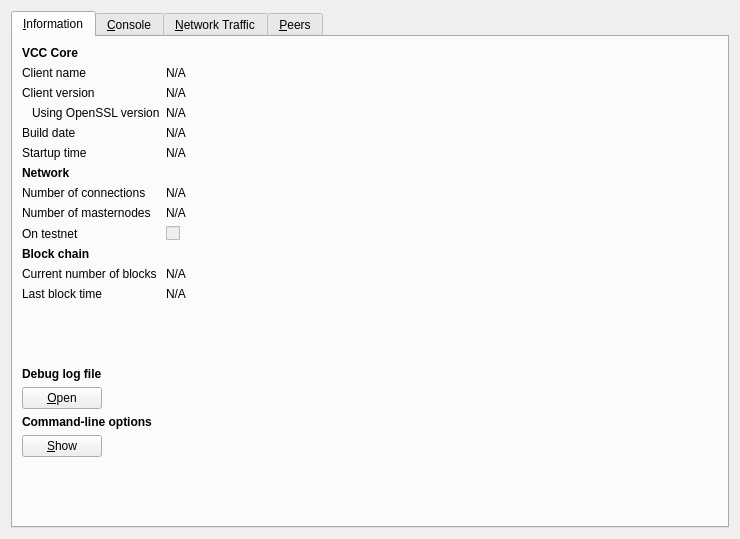
<?xml version="1.0" encoding="UTF-8"?>
<ui version="4.0">
 <class>RPCConsole</class>
 <widget class="QWidget" name="RPCConsole">
  <property name="geometry">
   <rect>
    <x>0</x>
    <y>0</y>
    <width>740</width>
    <height>539</height>
   </rect>
  </property>
  <property name="windowTitle">
   <string>VCC - Debug window</string>
  </property>
  <layout class="QVBoxLayout" name="verticalLayout_2">
   <item>
    <widget class="QTabWidget" name="tabWidget">
     <property name="currentIndex">
      <number>0</number>
     </property>
     <widget class="QWidget" name="tab_info">
      <attribute name="title">
       <string>&amp;Information</string>
      </attribute>
      <layout class="QFormLayout" name="formLayout">
       <item row="0" column="0">
        <widget class="QLabel" name="label_9">
         <property name="font">
          <font>
           <weight>75</weight>
           <bold>true</bold>
          </font>
         </property>
         <property name="text">
          <string>VCC Core</string>
         </property>
        </widget>
       </item>
       <item row="1" column="0">
        <widget class="QLabel" name="label_5">
         <property name="text">
          <string>Client name</string>
         </property>
        </widget>
       </item>
       <item row="1" column="1">
        <widget class="QLabel" name="clientName">
         <property name="cursor">
          <cursorShape>IBeamCursor</cursorShape>
         </property>
         <property name="text">
          <string>N/A</string>
         </property>
         <property name="textFormat">
          <enum>Qt::PlainText</enum>
         </property>
         <property name="textInteractionFlags">
          <set>Qt::LinksAccessibleByMouse|Qt::TextSelectableByKeyboard|Qt::TextSelectableByMouse</set>
         </property>
        </widget>
       </item>
       <item row="2" column="0">
        <widget class="QLabel" name="label_6">
         <property name="text">
          <string>Client version</string>
         </property>
        </widget>
       </item>
       <item row="2" column="1">
        <widget class="QLabel" name="clientVersion">
         <property name="cursor">
          <cursorShape>IBeamCursor</cursorShape>
         </property>
         <property name="text">
          <string>N/A</string>
         </property>
         <property name="textFormat">
          <enum>Qt::PlainText</enum>
         </property>
         <property name="textInteractionFlags">
          <set>Qt::LinksAccessibleByMouse|Qt::TextSelectableByKeyboard|Qt::TextSelectableByMouse</set>
         </property>
        </widget>
       </item>
       <item row="3" column="0">
        <widget class="QLabel" name="label_14">
         <property name="text">
          <string>Using OpenSSL version</string>
         </property>
         <property name="indent">
          <number>10</number>
         </property>
        </widget>
       </item>
       <item row="3" column="1">
        <widget class="QLabel" name="openSSLVersion">
         <property name="cursor">
          <cursorShape>IBeamCursor</cursorShape>
         </property>
         <property name="text">
          <string>N/A</string>
         </property>
         <property name="textFormat">
          <enum>Qt::PlainText</enum>
         </property>
         <property name="textInteractionFlags">
          <set>Qt::LinksAccessibleByMouse|Qt::TextSelectableByKeyboard|Qt::TextSelectableByMouse</set>
         </property>
        </widget>
       </item>
       <item row="4" column="0">
        <widget class="QLabel" name="label_12">
         <property name="text">
          <string>Build date</string>
         </property>
        </widget>
       </item>
       <item row="4" column="1">
        <widget class="QLabel" name="buildDate">
         <property name="cursor">
          <cursorShape>IBeamCursor</cursorShape>
         </property>
         <property name="text">
          <string>N/A</string>
         </property>
         <property name="textFormat">
          <enum>Qt::PlainText</enum>
         </property>
         <property name="textInteractionFlags">
          <set>Qt::LinksAccessibleByMouse|Qt::TextSelectableByKeyboard|Qt::TextSelectableByMouse</set>
         </property>
        </widget>
       </item>
       <item row="5" column="0">
        <widget class="QLabel" name="label_13">
         <property name="text">
          <string>Startup time</string>
         </property>
        </widget>
       </item>
       <item row="5" column="1">
        <widget class="QLabel" name="startupTime">
         <property name="cursor">
          <cursorShape>IBeamCursor</cursorShape>
         </property>
         <property name="text">
          <string>N/A</string>
         </property>
         <property name="textFormat">
          <enum>Qt::PlainText</enum>
         </property>
         <property name="textInteractionFlags">
          <set>Qt::LinksAccessibleByMouse|Qt::TextSelectableByKeyboard|Qt::TextSelectableByMouse</set>
         </property>
        </widget>
       </item>
       <item row="6" column="0">
        <widget class="QLabel" name="label_11">
         <property name="font">
          <font>
           <weight>75</weight>
           <bold>true</bold>
          </font>
         </property>
         <property name="text">
          <string>Network</string>
         </property>
        </widget>
       </item>
       <item row="7" column="0">
        <widget class="QLabel" name="label_7">
         <property name="text">
          <string>Number of connections</string>
         </property>
        </widget>
       </item>
       <item row="7" column="1">
        <widget class="QLabel" name="numberOfConnections">
         <property name="cursor">
          <cursorShape>IBeamCursor</cursorShape>
         </property>
         <property name="text">
          <string>N/A</string>
         </property>
         <property name="textFormat">
          <enum>Qt::PlainText</enum>
         </property>
         <property name="textInteractionFlags">
          <set>Qt::LinksAccessibleByMouse|Qt::TextSelectableByKeyboard|Qt::TextSelectableByMouse</set>
         </property>
        </widget>
       </item>
       <item row="8" column="0">
        <widget class="QLabel" name="label_15">
         <property name="text">
          <string>Number of masternodes</string>
         </property>
        </widget>
       </item>
       <item row="8" column="1">
        <widget class="QLabel" name="masternodeCount">
         <property name="cursor">
          <cursorShape>IBeamCursor</cursorShape>
         </property>
         <property name="text">
          <string>N/A</string>
         </property>
         <property name="textFormat">
          <enum>Qt::PlainText</enum>
         </property>
         <property name="textInteractionFlags">
          <set>Qt::LinksAccessibleByMouse|Qt::TextSelectableByKeyboard|Qt::TextSelectableByMouse</set>
         </property>
        </widget>
       </item>
       <item row="9" column="0">
        <widget class="QLabel" name="label_8">
         <property name="text">
          <string>On testnet</string>
         </property>
        </widget>
       </item>
       <item row="9" column="1">
        <widget class="QCheckBox" name="isTestNet">
         <property name="enabled">
          <bool>false</bool>
         </property>
         <property name="text">
          <string/>
         </property>
        </widget>
       </item>
       <item row="10" column="0">
        <widget class="QLabel" name="label_10">
         <property name="font">
          <font>
           <weight>75</weight>
           <bold>true</bold>
          </font>
         </property>
         <property name="text">
          <string>Block chain</string>
         </property>
        </widget>
       </item>
       <item row="11" column="0">
        <widget class="QLabel" name="label_3">
         <property name="text">
          <string>Current number of blocks</string>
         </property>
        </widget>
       </item>
       <item row="11" column="1">
        <widget class="QLabel" name="numberOfBlocks">
         <property name="cursor">
          <cursorShape>IBeamCursor</cursorShape>
         </property>
         <property name="text">
          <string>N/A</string>
         </property>
         <property name="textFormat">
          <enum>Qt::PlainText</enum>
         </property>
         <property name="textInteractionFlags">
          <set>Qt::LinksAccessibleByMouse|Qt::TextSelectableByKeyboard|Qt::TextSelectableByMouse</set>
         </property>
        </widget>
       </item>
       <item row="12" column="0">
        <widget class="QLabel" name="label_2">
         <property name="text">
          <string>Last block time</string>
         </property>
        </widget>
       </item>
       <item row="12" column="1">
        <widget class="QLabel" name="lastBlockTime">
         <property name="cursor">
          <cursorShape>IBeamCursor</cursorShape>
         </property>
         <property name="text">
          <string>N/A</string>
         </property>
         <property name="textFormat">
          <enum>Qt::PlainText</enum>
         </property>
         <property name="textInteractionFlags">
          <set>Qt::LinksAccessibleByMouse|Qt::TextSelectableByKeyboard|Qt::TextSelectableByMouse</set>
         </property>
        </widget>
       </item>
       <item row="13" column="0">
        <spacer name="verticalSpacer_2">
         <property name="orientation">
          <enum>Qt::Vertical</enum>
         </property>
         <property name="sizeHint" stdset="0">
          <size>
           <width>20</width>
           <height>10</height>
          </size>
         </property>
        </spacer>
       </item>
       <item row="14" column="0">
        <widget class="QLabel" name="labelDebugLogfile">
         <property name="font">
          <font>
           <weight>75</weight>
           <bold>true</bold>
          </font>
         </property>
         <property name="text">
          <string>Debug log file</string>
         </property>
        </widget>
       </item>
       <item row="15" column="0">
        <widget class="QPushButton" name="openDebugLogfileButton">
         <property name="toolTip">
          <string>Open the VCC debug log file from the current data directory. This can take a few seconds for large log files.</string>
         </property>
         <property name="text">
          <string>&amp;Open</string>
         </property>
         <property name="autoDefault">
          <bool>false</bool>
         </property>
        </widget>
       </item>
       <item row="16" column="0">
        <widget class="QLabel" name="labelCLOptions">
         <property name="font">
          <font>
           <weight>75</weight>
           <bold>true</bold>
          </font>
         </property>
         <property name="text">
          <string>Command-line options</string>
         </property>
        </widget>
       </item>
       <item row="17" column="0">
        <widget class="QPushButton" name="showCLOptionsButton">
         <property name="toolTip">
          <string>Show the VCC-Qt help message to get a list with possible VCC command-line options.</string>
         </property>
         <property name="text">
          <string>&amp;Show</string>
         </property>
         <property name="autoDefault">
          <bool>false</bool>
         </property>
        </widget>
       </item>
       <item row="18" column="0">
        <spacer name="verticalSpacer">
         <property name="orientation">
          <enum>Qt::Vertical</enum>
         </property>
         <property name="sizeHint" stdset="0">
          <size>
           <width>20</width>
           <height>20</height>
          </size>
         </property>
        </spacer>
       </item>
      </layout>
     </widget>
     <widget class="QWidget" name="tab_console">
      <attribute name="title">
       <string>&amp;Console</string>
      </attribute>
      <layout class="QGridLayout" name="gridLayout">
       <item row="0" column="0">
        <widget class="QTextEdit" name="messagesWidget">
         <property name="minimumSize">
          <size>
           <width>0</width>
           <height>100</height>
          </size>
         </property>
         <property name="readOnly">
          <bool>true</bool>
         </property>
         <property name="tabKeyNavigation" stdset="0">
          <bool>false</bool>
         </property>
         <property name="columnCount" stdset="0">
          <number>2</number>
         </property>
        </widget>
       </item>
       <item row="1" column="0">
        <layout class="QHBoxLayout" name="horizontalLayout">
         <property name="spacing">
          <number>3</number>
         </property>
         <item>
          <widget class="QPushButton" name="copyButton">
           <property name="maximumSize">
            <size>
             <width>24</width>
             <height>24</height>
            </size>
           </property>
           <property name="toolTip">
            <string>Copy to clipboard</string>
           </property>
           <property name="text">
            <string/>
           </property>
           <property name="icon">
            <iconset resource="../bitcoin.qrc">
             <normaloff>:/icons/editcopy</normaloff>:/icons/editcopy</iconset>
           </property>
           <property name="shortcut">
            <string notr="true">Ctrl+L</string>
           </property>
           <property name="autoDefault">
            <bool>false</bool>
           </property>
          </widget>
         </item>
         <item>
          <widget class="QLabel" name="label">
           <property name="text">
            <string notr="true">&gt;</string>
           </property>
          </widget>
         </item>
         <item>
          <widget class="QLineEdit" name="lineEdit"/>
         </item>
         <item>
          <widget class="QToolButton" name="pasteButton">
           <property name="sizePolicy">
            <sizepolicy hsizetype="Minimum" vsizetype="Fixed">
             <horstretch>0</horstretch>
             <verstretch>0</verstretch>
            </sizepolicy>
           </property>
           <property name="minimumSize">
            <size>
             <width>24</width>
             <height>24</height>
            </size>
           </property>
           <property name="maximumSize">
            <size>
             <width>24</width>
             <height>24</height>
            </size>
           </property>
           <property name="toolTip">
            <string>Paste from clipboard</string>
           </property>
           <property name="text">
            <string/>
           </property>
           <property name="icon">
            <iconset resource="../bitcoin.qrc">
             <normaloff>:/icons/editpaste</normaloff>:/icons/editpaste</iconset>
           </property>
           <property name="shortcut">
            <string>Alt+P</string>
           </property>
          </widget>
         </item>
        </layout>
       </item>
      </layout>
     </widget>
     <widget class="QWidget" name="tab_nettraffic">
      <attribute name="title">
       <string>&amp;Network Traffic</string>
      </attribute>
      <layout class="QHBoxLayout" name="horizontalLayout_3">
       <item>
        <layout class="QVBoxLayout" name="verticalLayout_4">
         <item>
          <widget class="TrafficGraphWidget" name="trafficGraph" native="true">
           <property name="sizePolicy">
            <sizepolicy hsizetype="Expanding" vsizetype="Expanding">
             <horstretch>0</horstretch>
             <verstretch>0</verstretch>
            </sizepolicy>
           </property>
          </widget>
         </item>
         <item>
          <layout class="QHBoxLayout" name="horizontalLayout_2">
           <item>
            <widget class="QSlider" name="sldGraphRange">
             <property name="minimum">
              <number>1</number>
             </property>
             <property name="maximum">
              <number>288</number>
             </property>
             <property name="pageStep">
              <number>12</number>
             </property>
             <property name="value">
              <number>6</number>
             </property>
             <property name="orientation">
              <enum>Qt::Horizontal</enum>
             </property>
            </widget>
           </item>
           <item>
            <widget class="QLabel" name="lblGraphRange">
             <property name="minimumSize">
              <size>
               <width>100</width>
               <height>0</height>
              </size>
             </property>
             <property name="alignment">
              <set>Qt::AlignCenter</set>
             </property>
            </widget>
           </item>
           <item>
            <widget class="QPushButton" name="btnClearTrafficGraph">
             <property name="text">
              <string>&amp;Clear</string>
             </property>
            </widget>
           </item>
          </layout>
         </item>
        </layout>
       </item>
       <item>
        <layout class="QVBoxLayout" name="verticalLayout">
         <item>
          <widget class="QGroupBox" name="groupBox">
           <property name="title">
            <string>Totals</string>
           </property>
           <layout class="QVBoxLayout" name="verticalLayout_5">
            <item>
             <layout class="QHBoxLayout" name="horizontalLayout_4">
              <item>
               <widget class="Line" name="line">
                <property name="sizePolicy">
                 <sizepolicy hsizetype="Fixed" vsizetype="Fixed">
                  <horstretch>0</horstretch>
                  <verstretch>0</verstretch>
                 </sizepolicy>
                </property>
                <property name="minimumSize">
                 <size>
                  <width>10</width>
                  <height>0</height>
                 </size>
                </property>
                <property name="palette">
                 <palette>
                  <active>
                   <colorrole role="Light">
                    <brush brushstyle="SolidPattern">
                     <color alpha="255">
                      <red>0</red>
                      <green>255</green>
                      <blue>0</blue>
                     </color>
                    </brush>
                   </colorrole>
                  </active>
                  <inactive>
                   <colorrole role="Light">
                    <brush brushstyle="SolidPattern">
                     <color alpha="255">
                      <red>0</red>
                      <green>255</green>
                      <blue>0</blue>
                     </color>
                    </brush>
                   </colorrole>
                  </inactive>
                  <disabled>
                   <colorrole role="Light">
                    <brush brushstyle="SolidPattern">
                     <color alpha="255">
                      <red>0</red>
                      <green>255</green>
                      <blue>0</blue>
                     </color>
                    </brush>
                   </colorrole>
                  </disabled>
                 </palette>
                </property>
                <property name="orientation">
                 <enum>Qt::Horizontal</enum>
                </property>
               </widget>
              </item>
              <item>
               <widget class="QLabel" name="label_16">
                <property name="text">
                 <string>In:</string>
                </property>
               </widget>
              </item>
              <item>
               <widget class="QLabel" name="lblBytesIn">
                <property name="minimumSize">
                 <size>
                  <width>50</width>
                  <height>0</height>
                 </size>
                </property>
                <property name="alignment">
                 <set>Qt::AlignRight|Qt::AlignTrailing|Qt::AlignVCenter</set>
                </property>
               </widget>
              </item>
             </layout>
            </item>
            <item>
             <layout class="QHBoxLayout" name="horizontalLayout_5">
              <item>
               <widget class="Line" name="line_2">
                <property name="sizePolicy">
                 <sizepolicy hsizetype="Fixed" vsizetype="Fixed">
                  <horstretch>0</horstretch>
                  <verstretch>0</verstretch>
                 </sizepolicy>
                </property>
                <property name="minimumSize">
                 <size>
                  <width>10</width>
                  <height>0</height>
                 </size>
                </property>
                <property name="palette">
                 <palette>
                  <active>
                   <colorrole role="Light">
                    <brush brushstyle="SolidPattern">
                     <color alpha="255">
                      <red>255</red>
                      <green>0</green>
                      <blue>0</blue>
                     </color>
                    </brush>
                   </colorrole>
                  </active>
                  <inactive>
                   <colorrole role="Light">
                    <brush brushstyle="SolidPattern">
                     <color alpha="255">
                      <red>255</red>
                      <green>0</green>
                      <blue>0</blue>
                     </color>
                    </brush>
                   </colorrole>
                  </inactive>
                  <disabled>
                   <colorrole role="Light">
                    <brush brushstyle="SolidPattern">
                     <color alpha="255">
                      <red>255</red>
                      <green>0</green>
                      <blue>0</blue>
                     </color>
                    </brush>
                   </colorrole>
                  </disabled>
                 </palette>
                </property>
                <property name="orientation">
                 <enum>Qt::Horizontal</enum>
                </property>
               </widget>
              </item>
              <item>
               <widget class="QLabel" name="label_17">
                <property name="text">
                 <string>Out:</string>
                </property>
               </widget>
              </item>
              <item>
               <widget class="QLabel" name="lblBytesOut">
                <property name="minimumSize">
                 <size>
                  <width>50</width>
                  <height>0</height>
                 </size>
                </property>
                <property name="alignment">
                 <set>Qt::AlignRight|Qt::AlignTrailing|Qt::AlignVCenter</set>
                </property>
               </widget>
              </item>
             </layout>
            </item>
            <item>
             <spacer name="verticalSpacer_4">
              <property name="orientation">
               <enum>Qt::Vertical</enum>
              </property>
              <property name="sizeHint" stdset="0">
               <size>
                <width>20</width>
                <height>407</height>
               </size>
              </property>
             </spacer>
            </item>
           </layout>
          </widget>
         </item>
        </layout>
       </item>
      </layout>
     </widget>
     <widget class="QWidget" name="tab_peers">
      <attribute name="title">
       <string>&amp;Peers</string>
      </attribute>
      <layout class="QGridLayout" name="gridLayout_2">
       <item row="0" column="0" rowspan="2">
        <layout class="QVBoxLayout" name="verticalLayout_101">
         <property name="spacing">
          <number>0</number>
         </property>
         <item>
          <widget class="QTableView" name="peerWidget">
           <property name="horizontalScrollBarPolicy">
            <enum>Qt::ScrollBarAsNeeded</enum>
           </property>
           <property name="sortingEnabled">
            <bool>true</bool>
           </property>
           <attribute name="horizontalHeaderHighlightSections">
            <bool>false</bool>
           </attribute>
          </widget>
         </item>
         <item>
          <widget class="QLabel" name="banHeading">
           <property name="sizePolicy">
            <sizepolicy hsizetype="Preferred" vsizetype="Minimum">
             <horstretch>0</horstretch>
             <verstretch>0</verstretch>
            </sizepolicy>
           </property>
           <property name="minimumSize">
            <size>
             <width>300</width>
             <height>32</height>
            </size>
           </property>
           <property name="maximumSize">
            <size>
             <width>16777215</width>
             <height>32</height>
            </size>
           </property>
           <property name="font">
            <font>
             <pointsize>12</pointsize>
            </font>
           </property>
           <property name="cursor">
            <cursorShape>IBeamCursor</cursorShape>
           </property>
           <property name="text">
            <string>Banned peers</string>
           </property>
           <property name="alignment">
            <set>Qt::AlignBottom|Qt::AlignLeading|Qt::AlignLeft</set>
           </property>
           <property name="wordWrap">
            <bool>true</bool>
           </property>
           <property name="textInteractionFlags">
            <set>Qt::NoTextInteraction</set>
           </property>
          </widget>
         </item>
         <item>
          <widget class="QTableView" name="banlistWidget">
           <property name="sizePolicy">
            <sizepolicy hsizetype="Expanding" vsizetype="Expanding">
             <horstretch>0</horstretch>
             <verstretch>0</verstretch>
            </sizepolicy>
           </property>
           <property name="horizontalScrollBarPolicy">
            <enum>Qt::ScrollBarAsNeeded</enum>
           </property>
           <property name="sortingEnabled">
            <bool>true</bool>
           </property>
           <attribute name="horizontalHeaderHighlightSections">
            <bool>false</bool>
           </attribute>
          </widget>
         </item>
        </layout>
       </item>
       <item row="0" column="1">
        <widget class="QLabel" name="peerHeading">
         <property name="sizePolicy">
          <sizepolicy hsizetype="Preferred" vsizetype="Minimum">
           <horstretch>0</horstretch>
           <verstretch>0</verstretch>
          </sizepolicy>
         </property>
         <property name="minimumSize">
          <size>
           <width>300</width>
           <height>32</height>
          </size>
         </property>
         <property name="font">
          <font>
           <pointsize>10</pointsize>
          </font>
         </property>
         <property name="cursor">
          <cursorShape>IBeamCursor</cursorShape>
         </property>
         <property name="text">
          <string>Select a peer to view detailed information.</string>
         </property>
         <property name="alignment">
          <set>Qt::AlignHCenter|Qt::AlignTop</set>
         </property>
         <property name="wordWrap">
          <bool>true</bool>
         </property>
         <property name="textInteractionFlags">
          <set>Qt::LinksAccessibleByMouse|Qt::TextSelectableByKeyboard|Qt::TextSelectableByMouse</set>
         </property>
        </widget>
       </item>
       <item row="1" column="1">
        <widget class="QWidget" name="detailWidget" native="true">
         <property name="minimumSize">
          <size>
           <width>300</width>
           <height>0</height>
          </size>
         </property>
         <layout class="QGridLayout" name="gridLayout_3">
          <item row="0" column="0">
           <widget class="QLabel" name="label_23">
            <property name="text">
             <string>Direction</string>
            </property>
           </widget>
          </item>
          <item row="0" column="2">
           <widget class="QLabel" name="peerDirection">
            <property name="cursor">
             <cursorShape>IBeamCursor</cursorShape>
            </property>
            <property name="text">
             <string>N/A</string>
            </property>
            <property name="textFormat">
             <enum>Qt::PlainText</enum>
            </property>
            <property name="textInteractionFlags">
             <set>Qt::LinksAccessibleByMouse|Qt::TextSelectableByKeyboard|Qt::TextSelectableByMouse</set>
            </property>
           </widget>
          </item>
          <item row="1" column="0">
           <widget class="QLabel" name="label_21">
            <property name="text">
             <string>Version</string>
            </property>
           </widget>
          </item>
          <item row="2" column="0">
           <widget class="QLabel" name="label_28">
            <property name="cursor">
             <cursorShape>IBeamCursor</cursorShape>
            </property>
            <property name="text">
             <string>User Agent</string>
            </property>
            <property name="textFormat">
             <enum>Qt::PlainText</enum>
            </property>
            <property name="textInteractionFlags">
             <set>Qt::LinksAccessibleByMouse|Qt::TextSelectableByKeyboard|Qt::TextSelectableByMouse</set>
            </property>
           </widget>
          </item>
          <item row="2" column="2">
           <widget class="QLabel" name="peerSubversion">
            <property name="cursor">
             <cursorShape>IBeamCursor</cursorShape>
            </property>
            <property name="text">
             <string>N/A</string>
            </property>
            <property name="textFormat">
             <enum>Qt::PlainText</enum>
            </property>
            <property name="textInteractionFlags">
             <set>Qt::LinksAccessibleByMouse|Qt::TextSelectableByKeyboard|Qt::TextSelectableByMouse</set>
            </property>
           </widget>
          </item>
          <item row="3" column="0">
           <widget class="QLabel" name="label_4">
            <property name="text">
             <string>Services</string>
            </property>
           </widget>
          </item>
          <item row="3" column="2">
           <widget class="QLabel" name="peerServices">
            <property name="cursor">
             <cursorShape>IBeamCursor</cursorShape>
            </property>
            <property name="text">
             <string>N/A</string>
            </property>
            <property name="textFormat">
             <enum>Qt::PlainText</enum>
            </property>
            <property name="textInteractionFlags">
             <set>Qt::LinksAccessibleByMouse|Qt::TextSelectableByKeyboard|Qt::TextSelectableByMouse</set>
            </property>
           </widget>
          </item>
          <item row="8" column="0">
           <widget class="QLabel" name="label_22">
            <property name="text">
             <string>Connection Time:</string>
            </property>
           </widget>
          </item>
          <item row="4" column="0">
           <widget class="QLabel" name="label_25">
            <property name="text">
             <string>Sync Node</string>
            </property>
           </widget>
          </item>
          <item row="4" column="2">
           <widget class="QLabel" name="peerSyncNode">
            <property name="cursor">
             <cursorShape>IBeamCursor</cursorShape>
            </property>
            <property name="text">
             <string>N/A</string>
            </property>
            <property name="textFormat">
             <enum>Qt::PlainText</enum>
            </property>
            <property name="textInteractionFlags">
             <set>Qt::LinksAccessibleByMouse|Qt::TextSelectableByKeyboard|Qt::TextSelectableByMouse</set>
            </property>
           </widget>
          </item>
          <item row="5" column="0">
           <widget class="QLabel" name="label_29">
            <property name="text">
             <string>Starting Height</string>
            </property>
           </widget>
          </item>
          <item row="5" column="2">
           <widget class="QLabel" name="peerHeight">
            <property name="cursor">
             <cursorShape>IBeamCursor</cursorShape>
            </property>
            <property name="text">
             <string>N/A</string>
            </property>
            <property name="textFormat">
             <enum>Qt::PlainText</enum>
            </property>
            <property name="textInteractionFlags">
             <set>Qt::LinksAccessibleByMouse|Qt::TextSelectableByKeyboard|Qt::TextSelectableByMouse</set>
            </property>
           </widget>
          </item>
          <item row="7" column="0">
           <widget class="QLabel" name="label_24">
            <property name="text">
             <string>Ban Score</string>
            </property>
           </widget>
          </item>
          <item row="7" column="2">
           <widget class="QLabel" name="peerBanScore">
            <property name="cursor">
             <cursorShape>IBeamCursor</cursorShape>
            </property>
            <property name="text">
             <string>N/A</string>
            </property>
            <property name="textFormat">
             <enum>Qt::PlainText</enum>
            </property>
            <property name="textInteractionFlags">
             <set>Qt::LinksAccessibleByMouse|Qt::TextSelectableByKeyboard|Qt::TextSelectableByMouse</set>
            </property>
           </widget>
          </item>
          <item row="8" column="0">
           <widget class="QLabel" name="label_22">
            <property name="text">
             <string>Connection Time</string>
            </property>
           </widget>
          </item>
          <item row="8" column="2">
           <widget class="QLabel" name="peerConnTime">
            <property name="cursor">
             <cursorShape>IBeamCursor</cursorShape>
            </property>
            <property name="text">
             <string>N/A</string>
            </property>
            <property name="textFormat">
             <enum>Qt::PlainText</enum>
            </property>
            <property name="textInteractionFlags">
             <set>Qt::LinksAccessibleByMouse|Qt::TextSelectableByKeyboard|Qt::TextSelectableByMouse</set>
            </property>
           </widget>
          </item>
          <item row="9" column="0">
           <widget class="QLabel" name="label_15">
            <property name="text">
             <string>Last Send</string>
            </property>
           </widget>
          </item>
          <item row="9" column="2">
           <widget class="QLabel" name="peerLastSend">
            <property name="cursor">
             <cursorShape>IBeamCursor</cursorShape>
            </property>
            <property name="text">
             <string>N/A</string>
            </property>
            <property name="textFormat">
             <enum>Qt::PlainText</enum>
            </property>
            <property name="textInteractionFlags">
             <set>Qt::LinksAccessibleByMouse|Qt::TextSelectableByKeyboard|Qt::TextSelectableByMouse</set>
            </property>
           </widget>
          </item>
          <item row="10" column="0">
           <widget class="QLabel" name="label_19">
            <property name="text">
             <string>Last Recieve</string>
            </property>
           </widget>
          </item>
          <item row="10" column="2">
           <widget class="QLabel" name="peerLastRecv">
            <property name="cursor">
             <cursorShape>IBeamCursor</cursorShape>
            </property>
            <property name="text">
             <string>N/A</string>
            </property>
            <property name="textFormat">
             <enum>Qt::PlainText</enum>
            </property>
            <property name="textInteractionFlags">
             <set>Qt::LinksAccessibleByMouse|Qt::TextSelectableByKeyboard|Qt::TextSelectableByMouse</set>
            </property>
           </widget>
          </item>
          <item row="11" column="0">
           <widget class="QLabel" name="label_18">
            <property name="text">
             <string>Last Send:</string>
            </property>
           </widget>
          </item>
          <item row="11" column="2">
           <widget class="QLabel" name="peerBytesSent">
            <property name="cursor">
             <cursorShape>IBeamCursor</cursorShape>
            </property>
            <property name="text">
             <string>N/A</string>
            </property>
            <property name="textFormat">
             <enum>Qt::PlainText</enum>
            </property>
            <property name="textInteractionFlags">
             <set>Qt::LinksAccessibleByMouse|Qt::TextSelectableByKeyboard|Qt::TextSelectableByMouse</set>
            </property>
           </widget>
          </item>
          <item row="12" column="0">
           <widget class="QLabel" name="label_20">
            <property name="text">
             <string>Bytes Received</string>
            </property>
           </widget>
          </item>
          <item row="12" column="2">
           <widget class="QLabel" name="peerBytesRecv">
            <property name="cursor">
             <cursorShape>IBeamCursor</cursorShape>
            </property>
            <property name="text">
             <string>N/A</string>
            </property>
            <property name="textFormat">
             <enum>Qt::PlainText</enum>
            </property>
            <property name="textInteractionFlags">
             <set>Qt::LinksAccessibleByMouse|Qt::TextSelectableByKeyboard|Qt::TextSelectableByMouse</set>
            </property>
           </widget>
          </item>
          <item row="13" column="0">
           <widget class="QLabel" name="label_26">
            <property name="text">
             <string>Ping Time</string>
            </property>
           </widget>
          </item>
          <item row="13" column="2">
           <widget class="QLabel" name="peerPingTime">
            <property name="cursor">
             <cursorShape>IBeamCursor</cursorShape>
            </property>
            <property name="text">
             <string>N/A</string>
            </property>
            <property name="textFormat">
             <enum>Qt::PlainText</enum>
            </property>
            <property name="textInteractionFlags">
             <set>Qt::LinksAccessibleByMouse|Qt::TextSelectableByKeyboard|Qt::TextSelectableByMouse</set>
            </property>
           </widget>
          </item>
          <item row="14" column="0">
           <widget class="QLabel" name="label_timeoffset">
            <property name="text">
             <string>Time Offset</string>
            </property>
           </widget>
          </item>
          <item row="14" column="2">
           <widget class="QLabel" name="timeoffset">
            <property name="cursor">
             <cursorShape>IBeamCursor</cursorShape>
            </property>
            <property name="text">
             <string>N/A</string>
            </property>
            <property name="textFormat">
             <enum>Qt::PlainText</enum>
            </property>
            <property name="textInteractionFlags">
             <set>Qt::LinksAccessibleByMouse|Qt::TextSelectableByKeyboard|Qt::TextSelectableByMouse</set>
            </property>
           </widget>
          </item>
          <item row="15" column="1">
           <spacer name="verticalSpacer_3">
            <property name="orientation">
             <enum>Qt::Vertical</enum>
            </property>
            <property name="sizeHint" stdset="0">
             <size>
              <width>20</width>
              <height>40</height>
             </size>
            </property>
           </spacer>
          </item>
          <item row="1" column="2">
           <widget class="QLabel" name="peerVersion">
            <property name="text">
             <string>N/A</string>
            </property>
           </widget>
          </item>
         </layout>
        </widget>
       </item>
      </layout>
     </widget>
    </widget>
   </item>
  </layout>
 </widget>
 <customwidgets>
  <customwidget>
   <class>TrafficGraphWidget</class>
   <extends>QWidget</extends>
   <header>trafficgraphwidget.h</header>
   <container>1</container>
   <slots>
    <slot>clear()</slot>
   </slots>
  </customwidget>
 </customwidgets>
 <resources>
  <include location="../bitcoin.qrc"/>
 </resources>
 <connections/>
</ui>
